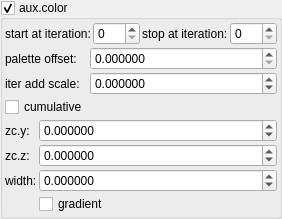
    <widget class="MyGroupBox" name="groupCheck_fold_color_aux_color_enabled">
     <property name="toolTip">
      <string/>
     </property>
     <property name="title">
      <string>aux.color&amp;</string>
     </property>
     <property name="checkable">
      <bool>true</bool>
     </property>
     <layout class="QVBoxLayout" name="verticalLayout_60">
      <property name="spacing">
       <number>2</number>
      </property>
      <property name="leftMargin">
       <number>2</number>
      </property>
      <property name="topMargin">
       <number>2</number>
      </property>
      <property name="rightMargin">
       <number>2</number>
      </property>
      <property name="bottomMargin">
       <number>2</number>
      </property>
      <item>
       <layout class="QHBoxLayout" name="horizontalLayout_21" stretch="0,1,0,1">
        <item>
         <widget class="QLabel" name="label_102">
          <property name="text">
           <string>start at iteration:</string>
          </property>
         </widget>
        </item>
        <item>
         <widget class="MySpinBox" name="spinboxInt_fold_color_start_iterations_B">
          <property name="sizePolicy">
           <sizepolicy hsizetype="Minimum" vsizetype="Maximum">
            <horstretch>0</horstretch>
            <verstretch>0</verstretch>
           </sizepolicy>
          </property>
          <property name="minimum">
           <number>0</number>
          </property>
          <property name="maximum">
           <number>999</number>
          </property>
          <property name="value">
           <number>0</number>
          </property>
         </widget>
        </item>
        <item>
         <widget class="QLabel" name="label_75">
          <property name="text">
           <string>stop at iteration:</string>
          </property>
         </widget>
        </item>
        <item>
         <widget class="MySpinBox" name="spinboxInt_fold_color_stop_iterations_B">
          <property name="sizePolicy">
           <sizepolicy hsizetype="Preferred" vsizetype="Maximum">
            <horstretch>0</horstretch>
            <verstretch>0</verstretch>
           </sizepolicy>
          </property>
          <property name="maximum">
           <number>999</number>
          </property>
         </widget>
        </item>
       </layout>
      </item>
      <item>
       <layout class="QGridLayout" name="gridLayout_26" columnstretch="0,1">
        <property name="spacing">
         <number>2</number>
        </property>
        <item row="2" column="0">
         <widget class="MyCheckBox" name="checkBox_fold_color_aux_color_enabledB_false">
          <property name="text">
           <string notr="true">cumulative</string>
          </property>
         </widget>
        </item>
        <item row="0" column="1">
         <widget class="MyDoubleSpinBox" name="spinbox_transf_offsetC_0">
          <property name="enabled">
           <bool>true</bool>
          </property>
          <property name="sizePolicy">
           <sizepolicy hsizetype="Minimum" vsizetype="Maximum">
            <horstretch>0</horstretch>
            <verstretch>0</verstretch>
           </sizepolicy>
          </property>
          <property name="prefix">
           <string/>
          </property>
          <property name="suffix">
           <string/>
          </property>
          <property name="decimals">
           <number>6</number>
          </property>
          <property name="minimum">
           <double>0.000000000000000</double>
          </property>
          <property name="maximum">
           <double>99.999899999999997</double>
          </property>
          <property name="singleStep">
           <double>0.100000000000000</double>
          </property>
         </widget>
        </item>
        <item row="1" column="1">
         <widget class="MyDoubleSpinBox" name="spinbox_fold_color_difs0">
          <property name="sizePolicy">
           <sizepolicy hsizetype="Minimum" vsizetype="Maximum">
            <horstretch>0</horstretch>
            <verstretch>0</verstretch>
           </sizepolicy>
          </property>
          <property name="prefix">
           <string/>
          </property>
          <property name="suffix">
           <string/>
          </property>
          <property name="decimals">
           <number>6</number>
          </property>
          <property name="minimum">
           <double>-100.000000000000000</double>
          </property>
          <property name="maximum">
           <double>100.000000000000000</double>
          </property>
          <property name="singleStep">
           <double>0.100000000000000</double>
          </property>
         </widget>
        </item>
        <item row="1" column="0">
         <widget class="QLabel" name="label_18">
          <property name="text">
           <string>iter add scale:</string>
          </property>
         </widget>
        </item>
        <item row="0" column="0">
         <widget class="QLabel" name="label_17">
          <property name="text">
           <string>palette offset:</string>
          </property>
         </widget>
        </item>
       </layout>
      </item>
      <item>
       <layout class="QGridLayout" name="gridLayout_24" columnstretch="0,1">
        <property name="spacing">
         <number>2</number>
        </property>
        <item row="1" column="1">
         <widget class="MyDoubleSpinBox" name="spinbox4_fold_color_difs_0000_z">
          <property name="sizePolicy">
           <sizepolicy hsizetype="Minimum" vsizetype="Maximum">
            <horstretch>0</horstretch>
            <verstretch>0</verstretch>
           </sizepolicy>
          </property>
          <property name="prefix">
           <string/>
          </property>
          <property name="suffix">
           <string/>
          </property>
          <property name="decimals">
           <number>6</number>
          </property>
          <property name="minimum">
           <double>-99.999899999999997</double>
          </property>
          <property name="maximum">
           <double>99.999899999999997</double>
          </property>
          <property name="singleStep">
           <double>0.100000000000000</double>
          </property>
         </widget>
        </item>
        <item row="0" column="0">
         <widget class="QLabel" name="label_186">
          <property name="text">
           <string>zc.y:</string>
          </property>
         </widget>
        </item>
        <item row="1" column="0">
         <widget class="QLabel" name="label_185">
          <property name="text">
           <string>zc.z:</string>
          </property>
         </widget>
        </item>
        <item row="3" column="1">
         <widget class="MyCheckBox" name="checkBox_transf_function_enabledG_false">
          <property name="text">
           <string>gradient</string>
          </property>
         </widget>
        </item>
        <item row="0" column="1">
         <widget class="MyDoubleSpinBox" name="spinbox4_fold_color_difs_0000_w">
          <property name="sizePolicy">
           <sizepolicy hsizetype="Minimum" vsizetype="Maximum">
            <horstretch>0</horstretch>
            <verstretch>0</verstretch>
           </sizepolicy>
          </property>
          <property name="prefix">
           <string/>
          </property>
          <property name="suffix">
           <string/>
          </property>
          <property name="decimals">
           <number>6</number>
          </property>
          <property name="minimum">
           <double>-99.999899999999997</double>
          </property>
          <property name="maximum">
           <double>99.999899999999997</double>
          </property>
          <property name="singleStep">
           <double>0.100000000000000</double>
          </property>
         </widget>
        </item>
        <item row="2" column="1">
         <widget class="MyDoubleSpinBox" name="spinbox_fold_color_difs1">
          <property name="enabled">
           <bool>true</bool>
          </property>
          <property name="sizePolicy">
           <sizepolicy hsizetype="Minimum" vsizetype="Maximum">
            <horstretch>0</horstretch>
            <verstretch>0</verstretch>
           </sizepolicy>
          </property>
          <property name="prefix">
           <string/>
          </property>
          <property name="suffix">
           <string/>
          </property>
          <property name="decimals">
           <number>6</number>
          </property>
          <property name="minimum">
           <double>-99.999899999999997</double>
          </property>
          <property name="maximum">
           <double>99.999899999999997</double>
          </property>
          <property name="singleStep">
           <double>0.100000000000000</double>
          </property>
         </widget>
        </item>
        <item row="2" column="0">
         <widget class="QLabel" name="label_187">
          <property name="text">
           <string>width:</string>
          </property>
         </widget>
        </item>
       </layout>
      </item>
     </layout>
    </widget>
